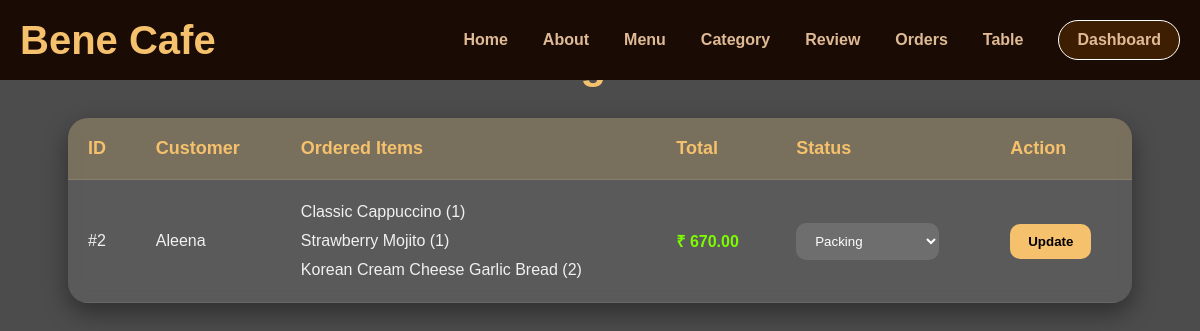
/view_pending_orders/, run on the app's committed database.
### cafe_app/models.py (models this page shows, shortened)
class Order(models.Model):
    STATUS_CHOICES = (
    ('Pending', 'Pending'),
    ('Preparing', 'Preparing'),
    ('Packing', 'Packing'),
    ('Out for Delivery', 'Out for Delivery'),
    ('Delivered', 'Delivered'),
    ('Cancelled', 'Cancelled'),
    )
    PAYMENT_CHOICES = (
        ('Cash', 'Cash'),
        ('UPI', 'UPI'),
        ('Card', 'Card'),
    )
    user = models.ForeignKey(User, on_delete=models.CASCADE, related_name='orders', null=True, blank=True)
    customer_name = models.CharField(max_length=100)
    phone = models.CharField(max_length=15)
    address = models.TextField()
    total_amount = models.DecimalField(
        max_digits=10,
        decimal_places=2
    )
    payment_method = models.CharField(
        max_length=50,
        choices=PAYMENT_CHOICES
    )
    status = models.CharField(
        max_length=50,
        choices=STATUS_CHOICES,
        default='Pending'
    )
    ordered_at = models.DateTimeField(auto_now_add=True)

class OrderItem(models.Model):
    order = models.ForeignKey(
        Order,
        on_delete=models.CASCADE
    )
    product = models.ForeignKey(
        Product,
        on_delete=models.CASCADE
    )
    quantity = models.PositiveIntegerField(default=1)
    price = models.DecimalField(
        max_digits=10,
        decimal_places=2
    )

class Product(models.Model):
    category = models.ForeignKey(
        Category,
        on_delete=models.CASCADE
    )
    name = models.CharField(max_length=200)
    price = models.DecimalField(
        max_digits=10,
        decimal_places=2
    )
    description = models.TextField()
    photo = models.ImageField(upload_to='products/')
    is_available = models.BooleanField(default=True)
    created_at = models.DateTimeField(auto_now_add=True)

### cafe_app/views.py (the view)
# urls.py: path('view_pending_orders/', views.view_pending_orders, name='view_pending_orders'),
def view_pending_orders(request):
    orders = Order.objects.prefetch_related(
        'orderitem_set'
    ).filter(
        status__in=[
            'Pending',
            'Preparing',
            'Packing',
            'Out for Delivery'
        ]
    ).order_by('-ordered_at')
    return render(
        request,
        'c_admin/oder_statues.html',
        {
            'orders': orders
        }
    )

### cafe_app/context_processors.py (called while the page is built, shortened)
def cart_count(request):
    count = 0
    return {
        'cart_count': count
    }

### templates/c_admin/oder_statues.html (shortened to what this page needs)
{% load static %}
<!DOCTYPE html>
<html lang="en">
<head>
</head>
<body>
        {% include 'nav.html' %}
    <div class="container">
        <h1 class="title">
        </h1>
        <div class="table-box">
            <table>
                <thead>
                    <tr>
                        <th>ID</th>
                        <th>Customer</th>
                        <th>Ordered Items</th>
                        <th>Total</th>
                        <th>Status</th>
                        <th>Action</th>
                    </tr>
                </thead>
                <tbody>
                    {% for order in orders %}
                    <tr>
                        <td>
                            #{{ order.id }}
                        </td>
                        <td>
                            {{ order.customer_name }}
                        </td>
                        <td class="items">
                            {% for item in order.orderitem_set.all %}
                                {{ item.product.name }}
                                ({{ item.quantity }})
                                <br>
                            {% endfor %}
                        </td>
                        <td class="price">
                            ₹ {{ order.total_amount }}
                        </td>
                        <td>
                            <form method="POST" action="{% url 'update_order_status' order.id %}">
                                <select name="status">
                                    <option value="Packing"
                                    {% if order.status == 'Packing' %}selected{% endif %}>
                                        Packing
                                    </option>
                                </select>
                        </td>
                        <td>
                                <button type="submit">
                                    Update
                                </button>
                        </td>
                    </tr>
                    {% endfor %}
                </tbody>
            </table>
        </div>
    </div>
</body>
</html>

### static/css/nav_bar.css (style rules this page uses)
* { margin: 0; padding: 0; box-sizing: border-box; }

### templates/c_admin/oder_statues.html (style rules this page uses)
* { margin: 0; padding: 0; box-sizing: border-box; font-family: Arial, Helvetica, sans-serif; }
body { min-height: 100vh; background: linear-gradient(rgba(0,0,0,0.7), rgba(0,0,0,0.7)), url("https://images.unsplash.com/photo-1552566626-52f8b828add9?q=80&w=2070&auto=format&fit=crop"); background-size: cover; background-position: center; padding: 40px; color: white; }
.container { width: 95%; margin: auto; }
.title { text-align: center; font-size: 42px; margin-bottom: 30px; color: #f5c16c; letter-spacing: 2px; }
.table-box { background: rgba(255,255,255,0.08); backdrop-filter: blur(8px); border-radius: 20px; overflow: hidden; box-shadow: 0 10px 25px rgba(0,0,0,0.4); }
table { width: 100%; border-collapse: collapse; }
thead { background-color: rgba(245, 193, 108, 0.2); }
th { padding: 20px; text-align: left; color: #f5c16c; font-size: 18px; border-bottom: 1px solid rgba(255,255,255,0.1); }
td { padding: 18px 20px; border-bottom: 1px solid rgba(255,255,255,0.08); font-size: 16px; color: #f1f1f1; vertical-align: middle; }
.items { line-height: 1.8; }
.price { color: #7CFC00; font-weight: bold; }
select { padding: 10px 15px; border: none; border-radius: 10px; background-color: rgba(255,255,255,0.12); color: white; outline: none; cursor: pointer; }
select option { color: black; }
button { padding: 10px 18px; border: none; border-radius: 10px; background-color: #f5c16c; color: black; font-weight: bold; cursor: pointer; transition: 0.3s; }
form { display: flex; gap: 10px; align-items: center; }

### data on the page
Order: id "2", customer_name "Aleena", total_amount "670.00", status "Packing"
OrderItem: product.name "Classic Cappuccino", quantity "1"
OrderItem: product.name "Strawberry Mojito", quantity "1"
OrderItem: product.name "Korean Cream Cheese Garlic Bread", quantity "2"
